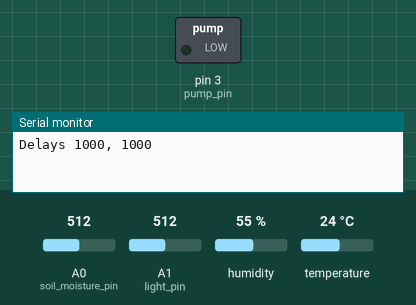
Recording of a sketch running on a simulated Arduino Uno, built with avr-gcc and run on an emulated ATmega328P. Shown: switched loads named in the sketch (green lamp = pin HIGH), the last lines printed to the serial monitor. The test bench sets the inputs (shaded band); at power-on: A0 (soil_moisture_pin) = 512, A1 (light_pin) = 512, humidity 55 %, temperature 24 °C. Pins used as bus, display or sensor lines are not drawn.

Above: at 2.2 s.
2.3 s: A0 (soil_moisture_pin) set to 833
12.7 s: A0 (soil_moisture_pin) set to 857
At 17.8 s:
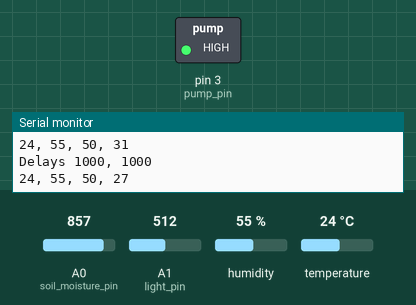
27.4 s: A0 (soil_moisture_pin) set to 992
Timing chart, 0 to 41.3 s (numbered marks = the images above; inputs shaded):
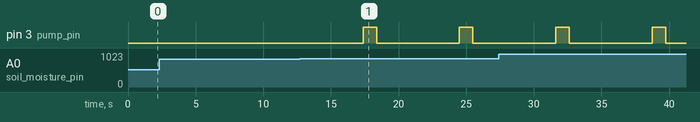

Measured:
- the behaviour switches between 842 and 843 on A0 (soil_moisture_pin) (found by bisection; images 0 and 1)
- after the input at 12.7 s, pin 3 (pump_pin): alternates HIGH for 1.0 s and LOW for 6.1 s, starting after 4.7 s

The sketch:

main.ino
```cpp
#include <dht.h>

dht DHT;

int soil_moisture_pin = A0; // analog pin for the soil moisture sensor
int light_pin = A1;         // analog pin for photoresistor
int pump_pin = 3;           // digital pin for relay
int dth_pin = 2;            // digital pin for temperature and humidity sensor
int soil_trigger_pin = 4;   // digital pin for triggering the soil moisture sensor

int threshold = 30;         // threshold value to trigger pump

int soil_moisture;          // value of the soil moisture
int light;                  // value for light intensity
int temperature;            // value for temperature
int humidity;               // value for humidity

long measureDelay = 1000;   // delay for next loop iteration
int pumpRunTime = 1000;     // how long the pump will work

void setup() {
  Serial.begin(9600);
  pinMode(soil_moisture_pin, INPUT);
  pinMode(light_pin, INPUT);
  pinMode(pump_pin, OUTPUT);
  pinMode(dth_pin, INPUT);
  pinMode(soil_trigger_pin, OUTPUT);
  digitalWrite(soil_trigger_pin, LOW);
  delay(1000);
}

void loop() {
  Serial.print("Delays ");
  Serial.print(measureDelay);
  Serial.print(", ");
  Serial.println(pumpRunTime);

  trigger_dht_sensor();
  trigger_light_sensor();
  trigger_soil_moisture_sensor();

  delay(1000); // wait 1 s

  Serial.print(temperature);
  Serial.print(", ");
  Serial.print(humidity);
  Serial.print(", ");
  Serial.print(light);
  Serial.print(", ");
  Serial.println(soil_moisture);

  if(soil_moisture < threshold){ // if soil is dry pump water
    trigger_pump();
  }
  else{
    digitalWrite(pump_pin, LOW);
    delay(1000); //wait 1 s
  }

  myDelay(measureDelay);
}

void myDelay(int del){
  unsigned long myPrevMillis = millis();
  unsigned long myCurrentMillis = myPrevMillis;
  while (myCurrentMillis - myPrevMillis <= del) {
    myCurrentMillis = millis();

    int serialAvailable = Serial.available();
    //Serial.println(serialAvailable);

    if(serialAvailable){
      //Serial.println("New Delays");

      long measureValue = Serial.parseInt();
      int pumpValue = Serial.parseInt();
      threshold = Serial.parseInt();
      Serial.read(); // read the last character

      measureDelay = 1000 * measureValue;
      pumpRunTime = 1000 * pumpValue;

      break;
    }
  }
}

void trigger_soil_moisture_sensor(){
  // activate sensor
  digitalWrite(soil_trigger_pin, HIGH);
  delay(100);

  soil_moisture = analogRead(soil_moisture_pin);          // get value from the soil moisture sensor
  soil_moisture = constrain(soil_moisture, 400, 1023);    // set values to be between 400 and 1023
  soil_moisture = map(soil_moisture, 400, 1023, 100, 0);  // 400 -> 100%, 1023 -> 0%

  // deactivate sensor
  digitalWrite(soil_trigger_pin, LOW);

  delay(1000); // wait 1 s
}

void trigger_light_sensor(){
  light = analogRead(light_pin);        // get value from photoresistor (between 0 and 1023)
  light = map(light, 0, 1023, 0, 100);  // 1023 -> 100%, 0 -> 0%

  delay(1000); // wait 1 s
}

void trigger_pump(){
  digitalWrite(pump_pin, HIGH);   // activate relay
  delay(pumpRunTime);             // run pump for some time
  digitalWrite(pump_pin, LOW);    // deactivate relay

  delay(1000); //wait 1 s
}

void trigger_dht_sensor(){
  DHT.read11(dth_pin);

  // get values from DHT sensor
  humidity = DHT.humidity;
  temperature = DHT.temperature;

  delay(1000); //wait 1 s
}
```
